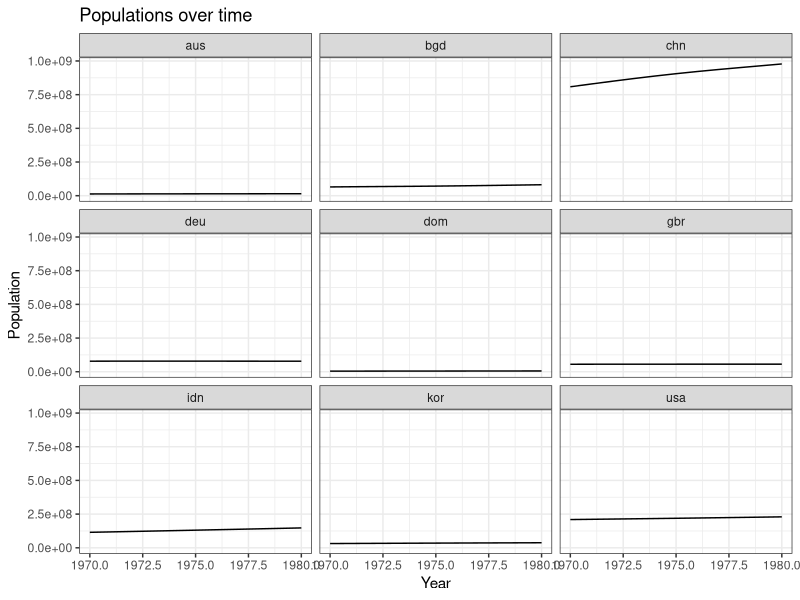
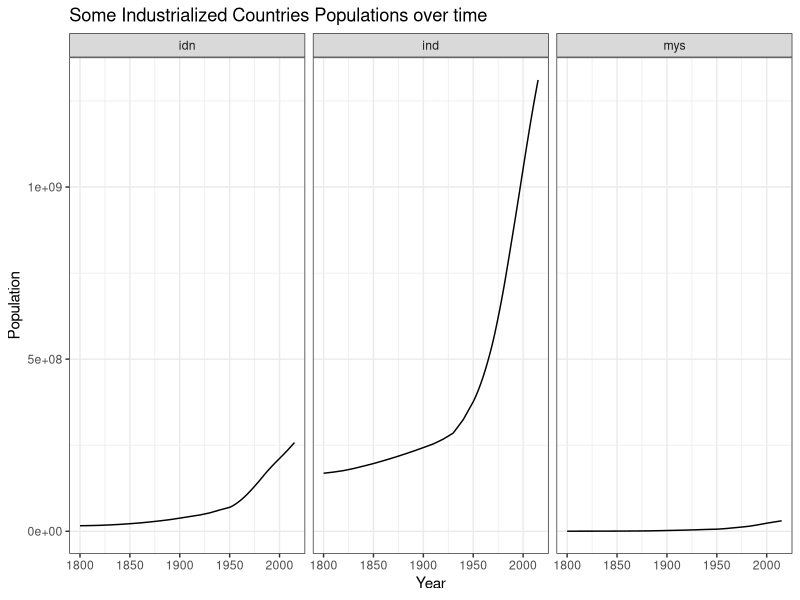

Reproduce these figures in R, in order.
## ---- chunk 1
# Set some useful chunk options for code chunks.
knitr::opts_chunk$set(
  echo = TRUE,
  error = TRUE,    # display errors but keep going.
  comment = "",    # don't add '##' characters before output.
  message = FALSE  # don't include messages in the knitted output (check them in RStudio)
  )
library(tidyverse)
theme_set(theme_bw())
## ---- chunk 2
country_codes <- read_csv ("data/country-codes.csv")
country_pop <- read_csv("data/country-population.csv")
## ---- chunk 3
country_pop2 <- country_pop %>% 
  gather( key = "year", value = "pop", -country, convert = TRUE)

country_population <-  full_join(country_pop2, country_codes, by = c ("country" = "code"))
## ---- chunk 4
country_population %>%
  filter(country %in% c ("aus", "bgd", "chn","idn", "dom", "deu","kor", "usa", "gbr")) %>%
  filter(year %in% c("1970", "1971", "1972", "1973", "1974", "1975", "1976", "1977", "1978", "1979", "1980")) %>%
  ggplot() +
  aes(x = year, y = pop) +
  labs(title = "Populations over time", x = "Year", y = "Population")+
  facet_wrap(~country)+
  geom_line()
  
## ---- chunk 5
country_population %>%
  filter(country %in% c ("idn", "ind", "mys")) %>%
  ggplot() +
  aes(x = year, y = pop) +
  labs(title = "Some Industrialized Countries Populations over time", x = "Year", y = "Population")+
  facet_wrap(~country)+
  geom_line()
